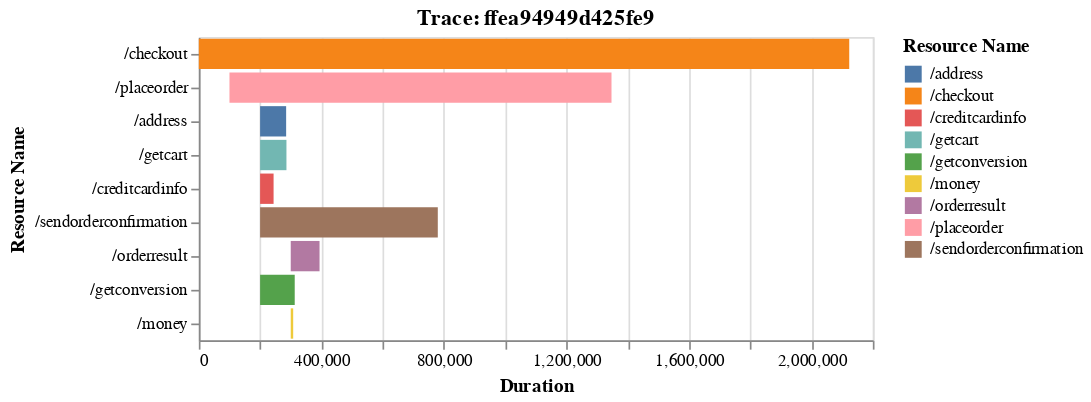

The cell this chart's notebook holds for it:
### Code cell
plotTraceTree('ffea94949d425fe9')

### Figure 1 — Vega-Lite specification as saved in the notebook (floating-point values rounded to 4 significant figures)
{"config": {"view": {"continuousWidth": 400, "continuousHeight": 300}}, "data": {"name": "data-4e904757cfc635ea2a6617203714aead"}, "mark": "bar", "encoding": {"color": {"type": "nominal", "field": "Resource Name"}, "tooltip": [{"type": "nominal", "field": "ID"}, {"type": "nominal", "field": "Parent_ID"}, {"type": "quantitative", "field": "Duration"}, {"type": "nominal", "field": "Error?"}], "x": {"type": "quantitative", "field": "loc start", "title": "Duration"}, "x2": {"field": "loc end"}, "y": {"type": "nominal", "field": "Resource Name", "sort": {"field": "order"}}}, "title": "Trace: ffea94949d425fe9", "$schema": "https://vega.github.io/schema/vega-lite/v4.8.1.json", "datasets": {"data-4e904757cfc635ea2a6617203714aead": [{"Resource Name": "/address", "Duration": 85000, "Trace_ID": "ffea94949d425fe9", "ID": "2b5ae04be1cd4099", "Parent_ID": "de155774ae79409e", "Error?": "false", "duration_start": 0, "duration_end": 85000, "Data Transfered": 1016.0, "order": 1.0, "loc start": 200000, "loc end": 285000}, {"Resource Name": "/getcart", "Duration": 86000, "Trace_ID": "ffea94949d425fe9", "ID": "3636b11e7f1d3b80", "Parent_ID": "de155774ae79409e", "Error?": "false", "duration_start": 85000, "duration_end": 171000, "Data Transfered": 5172.0, "order": 2.0, "loc start": 200000, "loc end": 286000}, {"Resource Name": "/checkout", "Duration": 2123000, "Trace_ID": "ffea94949d425fe9", "ID": "ffea94949d425fe9", "Parent_ID": "Na", "Error?": "false", "duration_start": 171000, "duration_end": 2294000, "Data Transfered": 9050.0, "order": 0.0, "loc start": 0, "loc end": 2123000}, {"Resource Name": "/creditcardinfo", "Duration": 44000, "Trace_ID": "ffea94949d425fe9", "ID": "570f0bd867601cb3", "Parent_ID": "de155774ae79409e", "Error?": "false", "duration_start": 2294000, "duration_end": 2338000, "Data Transfered": 274.0, "order": 3.0, "loc start": 200000, "loc end": 244000}, {"Resource Name": "/orderresult", "Duration": 94000, "Trace_ID": "ffea94949d425fe9", "ID": "68d32b51db62f269", "Parent_ID": "bba46d90ad41a026", "Error?": "false", "duration_start": 2338000, "duration_end": 2432000, "Data Transfered": 3204.0, "order": 4.5, "loc start": 300000, "loc end": 394000}, {"Resource Name": "/sendorderconfirmation", "Duration": 580000, "Trace_ID": "ffea94949d425fe9", "ID": "bba46d90ad41a026", "Parent_ID": "de155774ae79409e", "Error?": "false", "duration_start": 2432000, "duration_end": 3012000, "Data Transfered": 4464.0, "order": 4.0, "loc start": 200000, "loc end": 780000}, {"Resource Name": "/placeorder", "Duration": 1247000, "Trace_ID": "ffea94949d425fe9", "ID": "de155774ae79409e", "Parent_ID": "ffea94949d425fe9", "Error?": "false", "duration_start": 3012000, "duration_end": 4259000, "Data Transfered": 3841.0, "order": 0.5, "loc start": 100000, "loc end": 1347000}, {"Resource Name": "/money", "Duration": 8000, "Trace_ID": "ffea94949d425fe9", "ID": "ea09aaf83ca3f77e", "Parent_ID": "9115de0db2184c60", "Error?": "false", "duration_start": 4259000, "duration_end": 4267000, "Data Transfered": 1468.0, "order": 5.5, "loc start": 300000, "loc end": 308000}, {"Resource Name": "/getconversion", "Duration": 113000, "Trace_ID": "ffea94949d425fe9", "ID": "9115de0db2184c60", "Parent_ID": "de155774ae79409e", "Error?": "false", "duration_start": 4267000, "duration_end": 4380000, "Data Transfered": 4984.0, "order": 5.0, "loc start": 200000, "loc end": 313000}]}}
